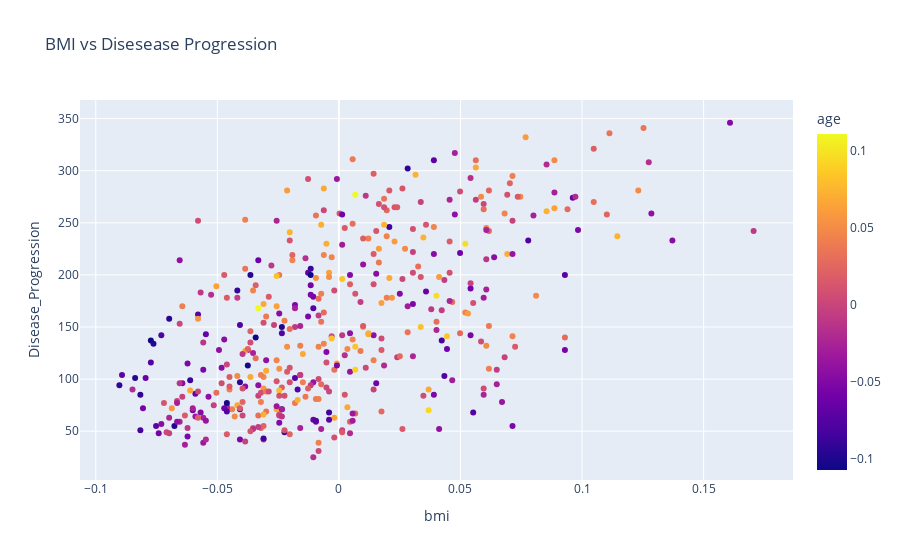

Notebook cell for this chart:
### Markdown cell above
### Scatter plot : BMI vs Disease Progression

### Code cell
# Scatter plot 
fig = px.scatter(diabetes, x ='bmi', y ='Disease_Progression', color='age', hover_data=['bp'],title="BMI vs Disesease Progression")
fig.show()

### Figure 1 — Plotly figure (JSON) as saved in the notebook; plotly's stock layout.template omitted (floating-point values rounded to 4 significant figures; data arrays with more than 128 entries replaced by an {"elided": "..."} marker saying what was removed)
{"data": [{"customdata": {"elided": "442x1 float values"}, "hovertemplate": "bmi=%{x}<br>Disease_Progression=%{y}<br>bp=%{customdata[0]}<br>age=%{marker.color}<extra></extra>", "legendgroup": "", "marker": {"color": {"elided": "442 float values"}, "coloraxis": "coloraxis", "symbol": "circle"}, "mode": "markers", "name": "", "orientation": "v", "showlegend": false, "type": "scatter", "x": {"elided": "442 float values"}, "xaxis": "x", "y": {"elided": "442 int values"}, "yaxis": "y"}], "layout": {"coloraxis": {"colorbar": {"title": {"text": "age"}}, "colorscale": [[0, "#0d0887"], [0.1111, "#46039f"], [0.2222, "#7201a8"], [0.3333, "#9c179e"], [0.4444, "#bd3786"], [0.5556, "#d8576b"], [0.6667, "#ed7953"], [0.7778, "#fb9f3a"], [0.8889, "#fdca26"], [1, "#f0f921"]]}, "legend": {"tracegroupgap": 0}, "title": {"text": "BMI vs Disesease Progression"}, "xaxis": {"anchor": "y", "domain": [0, 1], "title": {"text": "bmi"}}, "yaxis": {"anchor": "x", "domain": [0, 1], "title": {"text": "Disease_Progression"}}}}
